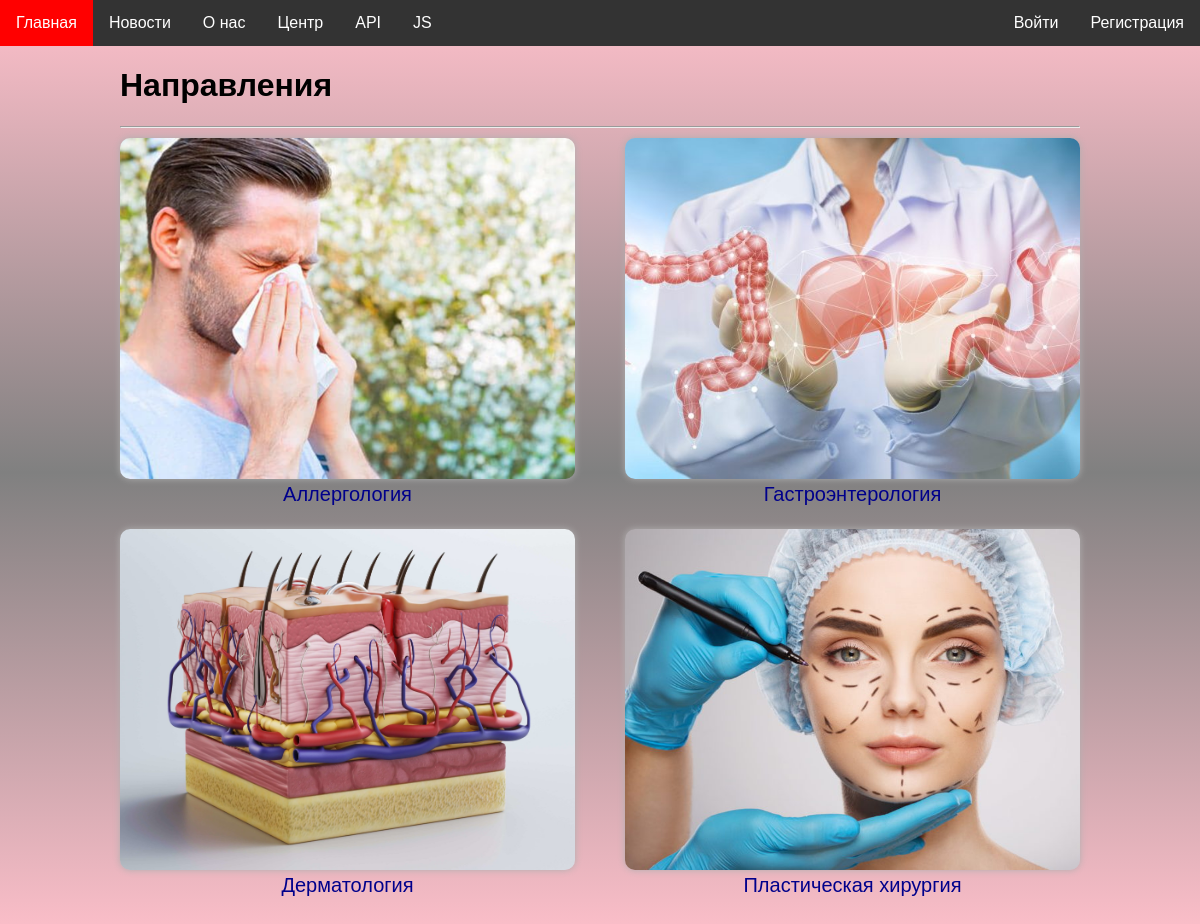
/services/categories/, run on the app's committed database.
### services/models.py (models this page shows, shortened)
class Category(models.Model):
    name = models.CharField(max_length=100)
    slug = models.SlugField(max_length=100, unique=True, db_index=True, verbose_name="URL")
    image = models.ImageField(upload_to='images/services/categories', null=True, blank=True)
    description = models.TextField(max_length=1000, null=True, blank=True)
    class Meta:
        verbose_name_plural = 'categories'

### services/views.py (the view)
# urls.py: path('categories/', CategoryListView.as_view(), name='category_list'),
class CategoryListView(ListView):
    model = Category

### website/templatetags/custom_tags.py (called while the page is built)
@register.simple_tag
def current_times():
    return {
        'local_time': datetime.now().strftime("%Y-%m-%d %H:%M:%S"),
        'utc_time':  datetime.now(timezone.utc).strftime("%Y-%m-%d %H:%M:%S"),
        'time_zone': timezone.get_current_timezone()
    }

@register.simple_tag
def date_range(num):
    today = datetime.now()
    date_list = [today + timedelta(days=i) for i in range(num)]
    return date_list

### services/templates/services/category_list.html (shortened to what this page needs)
{% extends 'website/base.html' %}
{% load static %}
{% block styles %}
    <link rel="stylesheet" href="{% static 'services/css/category-list.css' %}">
{% endblock %}
{% block content %}
    <h1>Направления</h1>
    <hr/>
    <div class="grid-container">
        {% for category in category_list %}
            <div class="card">
                <a href="{% url 'category_detail' slug=category.slug %}">
                    <div class="card-img">
                        {% if category.image %}
                            <img src="{{ category.image.url }}" alt="Category photo" class="card-img-top">
                        {% else %}
                            <img src="https://via.placeholder.com/500x500?text=No+Image" alt="No Image">
                        {% endif %}
                    </div>
                    <div class="card-body">
                        <span class="card-title">{{ category.name }}</span>
                    </div>
                </a>
            </div>
        {% endfor %}
    </div>
{% endblock %}

### website/static/website/css/styles.css (style rules this page uses)
* { font-family: Arial; }
body { padding: 0; margin: 0; }
a:link { color: DarkBlue; }
body { background-image: linear-gradient(to bottom, rgba(190,255,241), rgba(208,208,255), rgba(190,255,241)); transition: background-color 2s; }
@media (max-width: 1280px) or (max-height: 720px) { body { background-image: linear-gradient(to top, pink, gray, pink); } }

### services/static/services/css/category-list.css (style rules this page uses)
.card { transition: transform 0.1s; transform: perspective(3000px); }
.grid-container { display: grid; grid-template-columns: repeat(auto-fill, minmax(400px, 1fr)); grid-gap: 50px; margin-bottom: 50px; margin-top: 10px; }
.card-img { height: 100%; }
.card-img img { width: 100%; height: 100%; object-fit: cover; border-radius: 10px; box-shadow: 0px 0px 7px rgb(175, 175, 175); }
.card a { text-decoration: none; font-size: 1.25em; text-align: center; line-height: 1.5em; }

### data on the page
Category: image (picture), name "Аллергология"
Category: image (picture), name "Гастроэнтерология"
Category: image (picture), name "Дерматология"
Category: image (picture), name "Пластическая хирургия"
